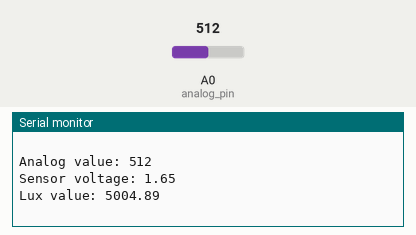
Bench run of a sketch on a simulated Arduino Uno, built with avr-gcc and run on an emulated ATmega328P. Shown: the last lines printed to the serial monitor. Inputs (shaded band) come from the test bench; at power-on: A0 (analog_pin) = 512.

Above: at 1.8 s.
1.9 s: A0 (analog_pin) set to 716
At 2.8 s:
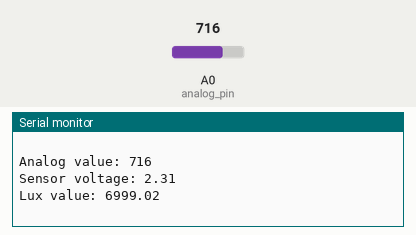
3.4 s: A0 (analog_pin) set to 900
At 4.8 s:
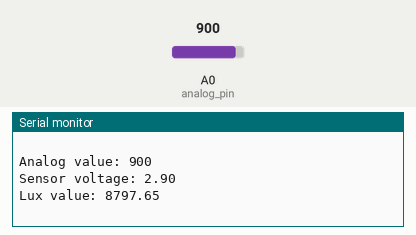
Timing chart, 0 to 6.4 s (numbered marks = the images above; inputs shaded):
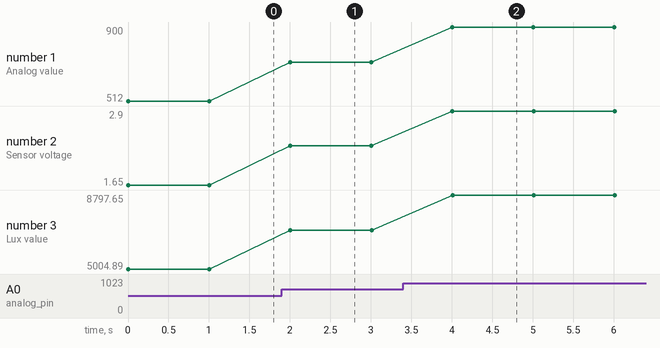

The sketch:

Light_Sensor_Base.ino
```cpp
/*
   Code for getting a lux reading from a Light Sensor

   Author: Tristan Fivaz

   Occupation: Townsville City Council Sustainability Support Officer

   Version 1.0

   Recent Update: None
*/

// Analog light sensor pin
const int analog_pin = A0;

// Calibration values (adjust these based on your sensor and environment)
const float voltage_min = 0.0;  // Minimum sensor voltage (corresponding to 0 lux)
const float voltage_max = 3.3;  // Maximum sensor voltage (corresponding to maximum lux)

const int lux_min = 0;          // Minimum lux value
const int lux_max = 10000;      // Maximum lux value

float voltage_to_lux(float voltage_value) {
  // Convert sensor voltage to lux using calibration constants
  float slope = (lux_max - lux_min) / (voltage_max - voltage_min);
  float intercept = lux_min - slope * voltage_min;
  float lux = slope * voltage_value + intercept;
  return lux;
}

void setup() {
  Serial.begin(115200);
}

void loop() {
  // Read analog value from the sensor and convert it to voltage
  int analog_value = analogRead(analog_pin);
  float sensor_voltage = analog_value * (3.3 / 1023.0);

  // Convert sensor voltage to lux
  float lux_value = voltage_to_lux(sensor_voltage);

  // Print the result
  Serial.print("Analog value: ");
  Serial.println(analog_value);
  Serial.print("Sensor voltage: ");
  Serial.println(sensor_voltage, 2);  // Display voltage with 2 decimal places
  Serial.print("Lux value: ");
  Serial.println(lux_value, 2);  // Display lux with 2 decimal places
  Serial.println(" ");

  delay(1000);  // Wait for 1 second
}
```

Measured:
- after the input at 1.9 s, the serial monitor: prints a new line after 0.10 s (image 1)
- after the input at 3.4 s, the serial monitor: prints a new line after 0.61 s (image 2)
- plotted number 1: 512 → 716 after the input at 1.9 s, 716 → 900 after the input at 3.4 s
- plotted number 2: 1.65 → 2.31 after the input at 1.9 s, 2.31 → 2.9 after the input at 3.4 s
- plotted number 3: 5004.89 → 6999.02 after the input at 1.9 s, 6999.02 → 8797.65 after the input at 3.4 s
